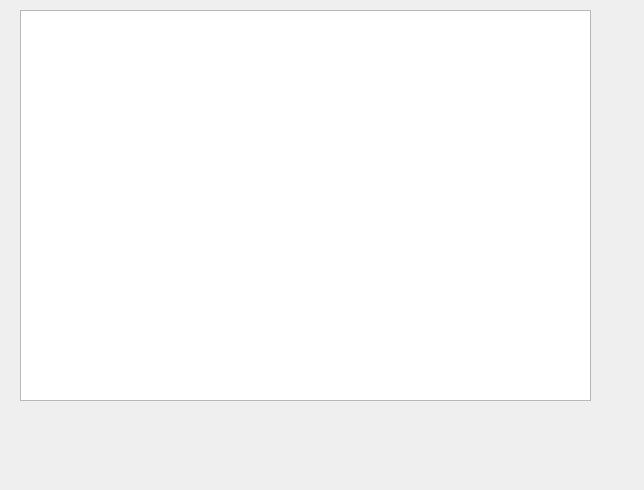
<?xml version="1.0" encoding="UTF-8"?>
<ui version="4.0">
 <class>Form</class>
 <widget class="QWidget" name="Form">
  <property name="geometry">
   <rect>
    <x>0</x>
    <y>0</y>
    <width>644</width>
    <height>490</height>
   </rect>
  </property>
  <property name="windowTitle">
   <string>Form</string>
  </property>
  <widget class="QTableWidget" name="tableWidget">
   <property name="geometry">
    <rect>
     <x>20</x>
     <y>10</y>
     <width>571</width>
     <height>391</height>
    </rect>
   </property>
  </widget>
 </widget>
 <resources/>
 <connections/>
</ui>
